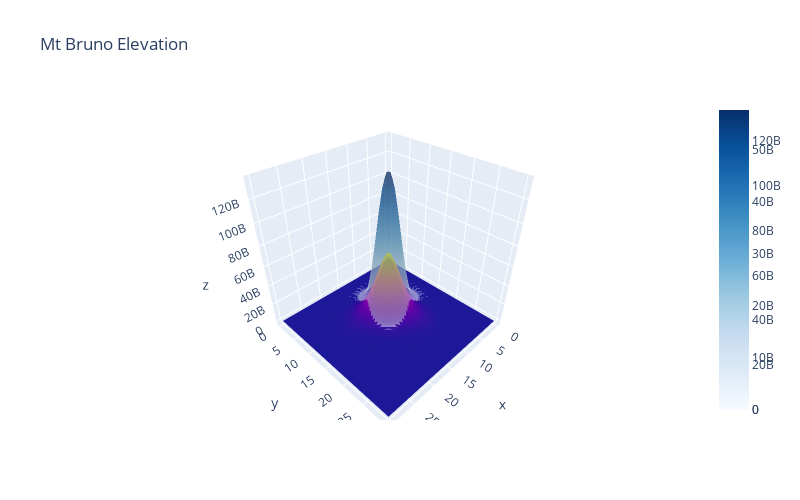

Here is the notebook cell this chart was saved with:
### Markdown cell above
# Uppgift 3

### Code cell
# Selecting the appropiate disitribvtions
# Uppgift 3
# A
k = 1.96
lamda = 9.13

# Creating the marginal wind distribution
wind_distribution =  weibull_min(k,loc=0, scale=lamda)

# Constants
a = 0.638
p = 3
q = 1.5

# Multivariate densyty function
f = lambda v1, v2: wind_distribution.pdf(v1)*wind_distribution.pdf(v2)*(1+a*(1-wind_distribution.cdf(v1)**p)**(q-1)
                          *(1-wind_distribution.cdf(v2)**p)**(q-1)
                          *(wind_distribution.cdf(v1)**p*(1+p*q)-1)
                          *(wind_distribution.cdf(v2)**p*(1+p*q)-1))


# Selecting g as a multivariate normal distribution
mean = [12, 12] 
matrix = [[6, 1], [1, 6]] 
g_dist_multi = multivariate_normal(mean, matrix)
g_dist_normal = norm(mean[0], matrix[0][0])

x = np.linspace(0,30,60)
y = np.linspace(0,30,60)

x, y = np.meshgrid(x, y)
pos = np.dstack((x, y))

scale_constant = 5*10**12

fig = go.Figure(data=[go.Surface(z=f(x,y)*P(x)*P(y), x=x, y=y), 
                      go.Surface(z=scale_constant*g_dist_multi.pdf(pos), x=x, y=y, colorscale='Blues', opacity=0.5)])

fig.update_layout(title='Mt Bruno Elevation', autosize=True,
                  width=800, height=500)

fig.show()

### Figure 1 — Plotly figure (JSON) as saved in the notebook; plotly's stock layout.template omitted (floating-point values rounded to 4 significant figures; data arrays with more than 128 entries replaced by an {"elided": "..."} marker saying what was removed)
{"data": [{"type": "surface", "x": {"elided": "60x60 float values"}, "y": {"elided": "60x60 float values"}, "z": {"elided": "60x60 float values"}}, {"colorscale": [[0, "rgb(247,251,255)"], [0.125, "rgb(222,235,247)"], [0.25, "rgb(198,219,239)"], [0.375, "rgb(158,202,225)"], [0.5, "rgb(107,174,214)"], [0.625, "rgb(66,146,198)"], [0.75, "rgb(33,113,181)"], [0.875, "rgb(8,81,156)"], [1, "rgb(8,48,107)"]], "opacity": 0.5, "type": "surface", "x": {"elided": "60x60 float values"}, "y": {"elided": "60x60 float values"}, "z": {"elided": "60x60 float values"}}], "layout": {"autosize": true, "height": 500, "title": {"text": "Mt Bruno Elevation"}, "width": 800}}
